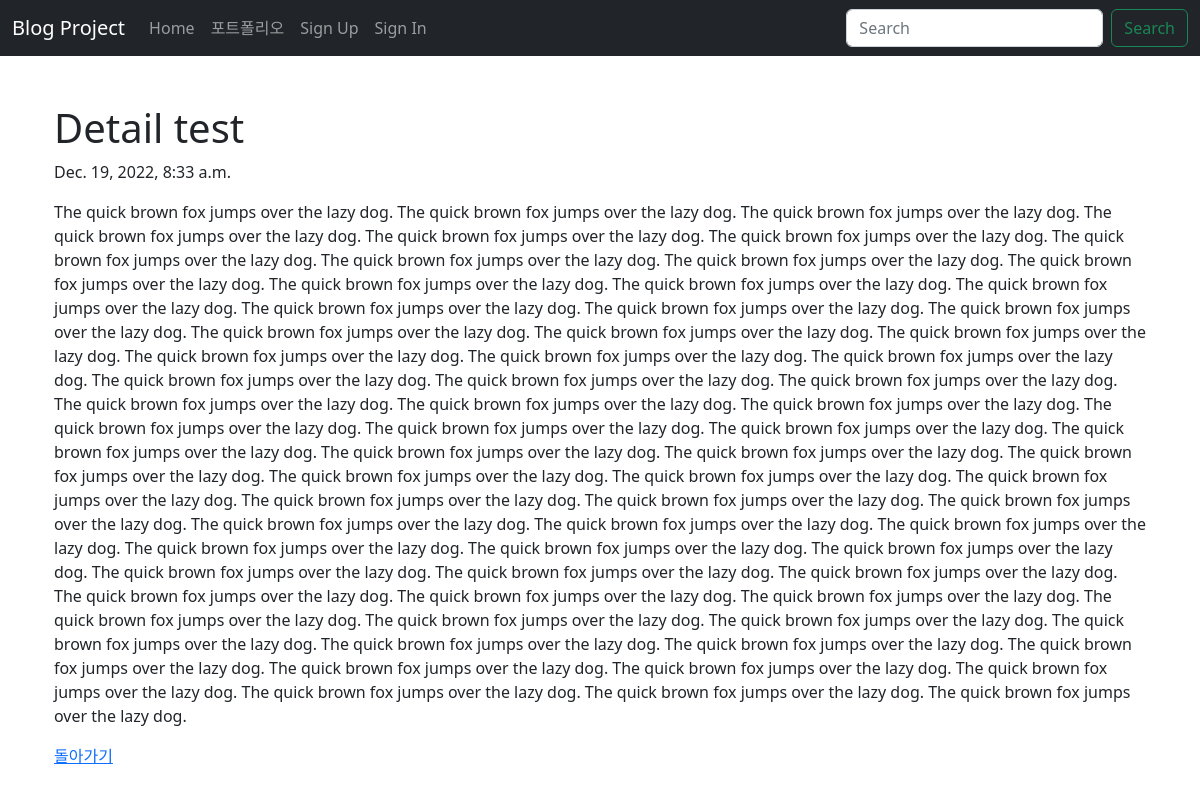
The app's page /blog/4/ with its own data.
### blog/models.py (models this page shows, shortened)
class Blog(models.Model):
    title = models.CharField(max_length=200)
    pub_date = models.DateTimeField('date published')
    body = models.TextField()

### blog/views.py (the view)
# urls.py: path('<int:blog_id>/', views.detail, name='detail'),
def detail(request, blog_id):
    blog_detail = get_object_or_404(Blog, pk=blog_id)
    return render(request, 'blog/detail.html', {'blog': blog_detail})

### blog/templates/blog/detail.html
{% extends 'base.html' %}
{% block content %}
    <br>
    <div class="container">
        <h1>{{ blog.title }}</h1>
        <p>{{ blog.pub_date }}</p>
        <p>{{ blog.body }}</p>
        <a href="{% url 'home' %}">돌아가기</a>
    </div>
{% endblock %}

### records on screen
Blog: title "Detail test", pub_date "Dec. 19, 2022, 8:33 a.m.", body "The quick brown fox jumps over the lazy dog. The quick brown fox jumps over the lazy dog. The quick brown fox jumps over the lazy dog. The quick brown fox jumps over the lazy dog. The quick brown fox jumps over the lazy dog. The quick brown fox jumps over the lazy dog. The quick brown fox jumps over the lazy dog. The quick brown fox jumps over the lazy dog. The quick brown fox jumps over the lazy dog. The quick brown fox jumps over the lazy dog. The quick brown fox jumps over the lazy dog. The quick brown fox jumps over the lazy dog. The quick brown fox jumps over the lazy dog. The quick brown fox jumps over the lazy dog. The quick brown fox jumps over the lazy dog. The quick brown fox…"
